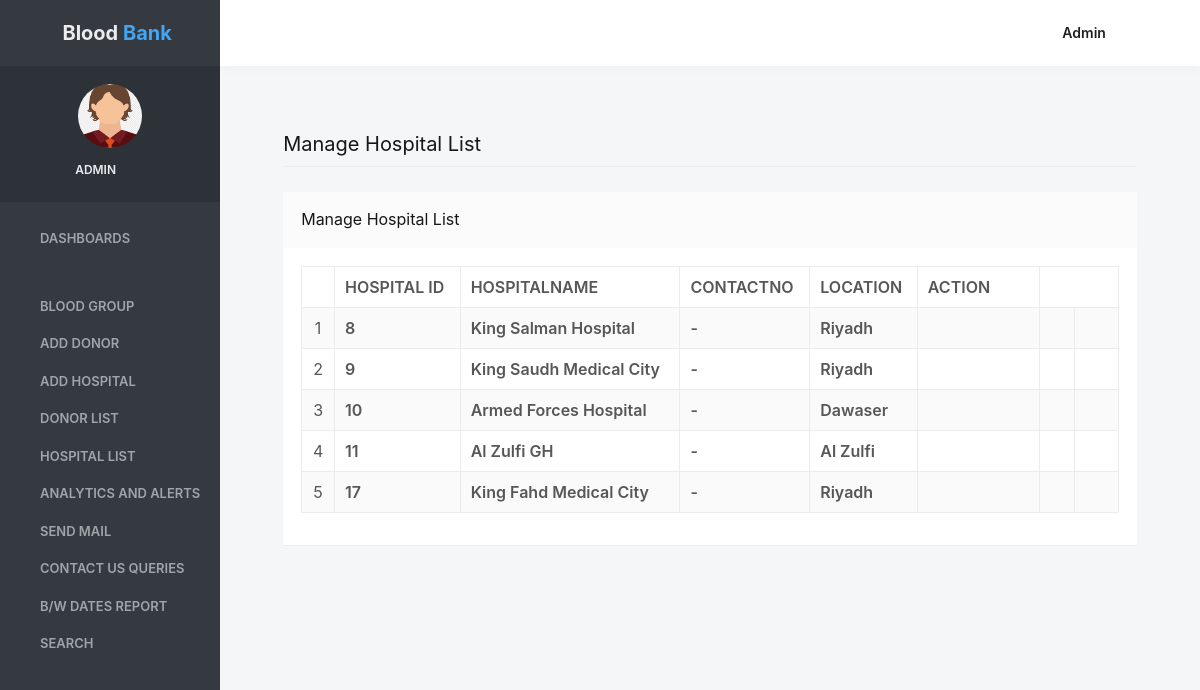
Page /hospitallist (signed in) on the earlier database version.
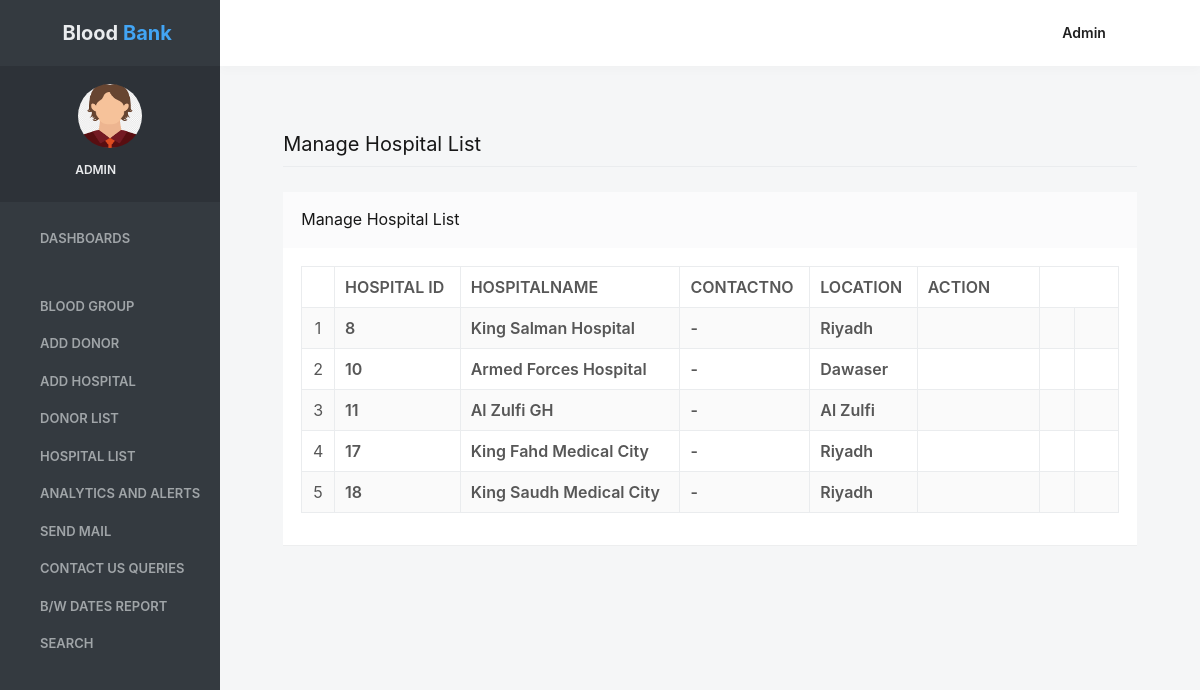
Same page on the later database version.
### bloodbank/models.py (models this page shows, shortened)
class Hospital(models.Model):
    HospitalName = models.CharField(max_length=100)
    ContactNo = models.CharField(max_length=15)
    Location = models.CharField(max_length=300, null=True)
    Aplus= models.CharField(max_length=10)
    Aminus = models.CharField(max_length=10)
    Bplus = models.CharField(max_length=10)
    Bminus = models.CharField(max_length=10)
    ABplus = models.CharField(max_length=10)
    ABminus = models.CharField(max_length=10)
    Oplus= models.CharField(max_length=10)
    Ominus = models.CharField(max_length=10)

### bloodbank/views.py (the view)
# urls.py: path('hospitallist',hospitallist, name='hospitallist'),
def hospitallist(request):
    if not request.user.is_authenticated:
        return redirect('login')
    hospital = Hospital.objects.all()
    d = {'hospital': hospital}
    return render(request, 'hospitallist.html', d)

### bloodbank/templates/hospitallist.html (shortened to what this page needs)
{% load static %}
{% block body %}
<html lang="en" class="no-focus">
    <head>
       <link rel="stylesheet" href="{% static 'adminassets/js/plugins/datatables/dataTables.bootstrap4.min.css' %}">
        <link rel="stylesheet" id="css-main" href="{% static 'adminassets/css/codebase.min.css' %}">
    </head>
    <body>
        <div id="page-container" class="sidebar-o sidebar-inverse side-scroll page-header-fixed main-content-narrow">
          {% include 'sidebar.html' %}
            {% include 'admin_nav.html' %}
            <main id="main-container">
                <div class="content">
                    <h2 class="content-heading">Manage Hospital List</h2>
                    <div class="block">
                        <div class="block-header block-header-default">
                            <h3 class="block-title">Manage Hospital List</h3>
                        </div>
                        <div class="block-content block-content-full">
                            <table class="table table-bordered table-striped table-vcenter js-dataTable-full-pagination">
                                <thead>
                                    <tr>
                                        <th class="text-center"></th>
                                        <th>Hospital ID</th>
                                        <th class="d-none d-sm-table-cell">HospitalName</th>
                                        <th class="d-none d-sm-table-cell">ContactNo</th>
                                        <th class="d-none d-sm-table-cell">Location</th>
                                        <th class="d-none d-sm-table-cell" style="width: 15%;">Action</th>
                                       </tr>
                                </thead>
                                <tbody>
 {% for i in hospital %}
                                    <tr>
                                        <td class="text-center">{{forloop.counter}}</td>
                                        <td class="font-w600">{{i.id}}</td>
                                        <td class="font-w600">{{i.HospitalName}}</td>
                                        <td class="font-w600">{{i.ContactNo}}</td>
                                        <td class="font-w600">{{i.Location}}</td>
                                         <td class="d-none d-sm-table-cell"><a href="{% url 'delete_hospital' i.id %}" onclick="return confirm('Do you really want to Delete ?');"><i class="fa fa-trash fa-delete" aria-hidden="true"></i></a></td>
                                         <td class="d-none d-sm-table-cell"><a href="{% url 'view_hospitaldetail' i.id %}"><i class="fa fa-eye" aria-hidden="true"></i></a></td>
                                         <td class="d-none d-sm-table-cell"><a href="{% url 'edit_hospital' i.id %}"><i class="fa fa-pencil fa-fw" aria-hidden="true"></i></a></td>
                                    </tr>
                                    {% endfor %}
                                </tbody>
                            </table>
                        </div>
                    </div>
                </div>
            </main>
        </div>
    </body>
</html>
{% endblock %}

Differences in the rows shown:
removed Hospital: id "9", HospitalName "King Saudh Medical City", ContactNo "-", Location "Riyadh"
added Hospital: id "18", HospitalName "King Saudh Medical City", ContactNo "-", Location "Riyadh"
